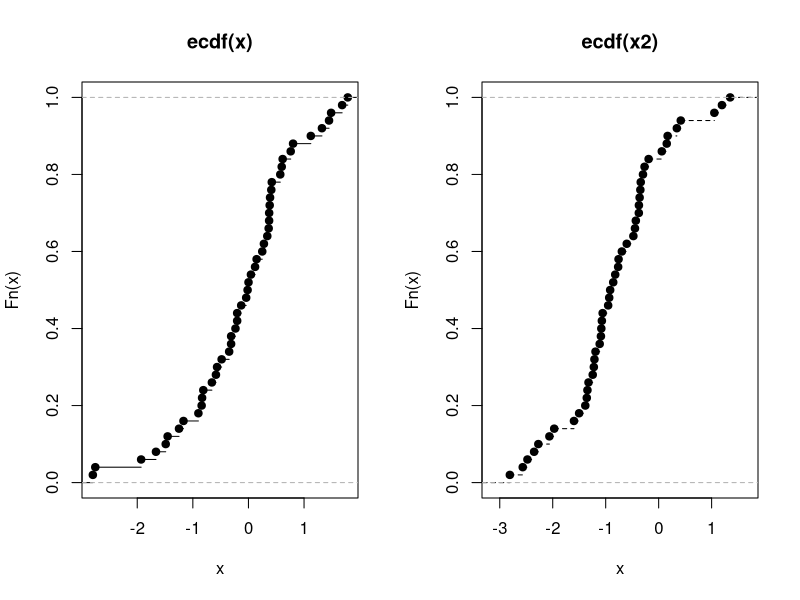
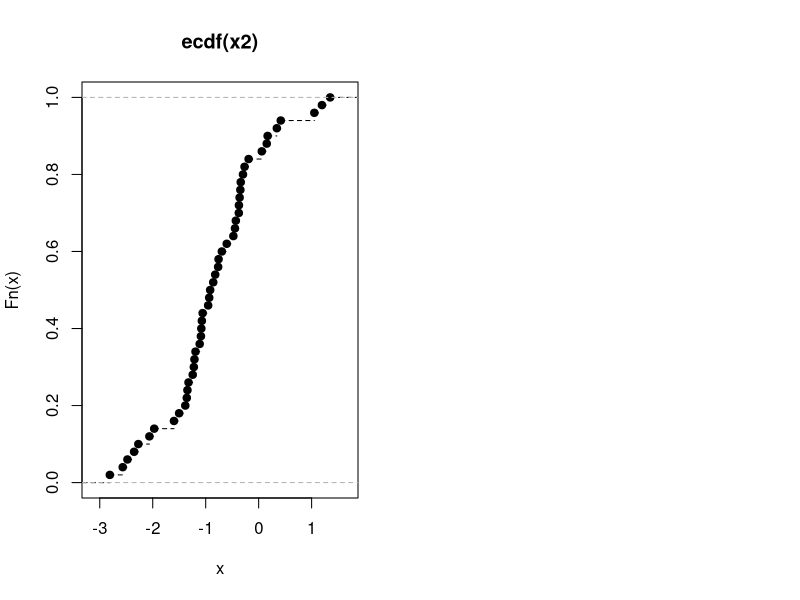

The R source for these figures, in order:
## ---- chunk 1
knitr::opts_chunk$set(echo = TRUE)
## ---- chunk 2
# library(graphics)
require(graphics)

## ---- chunk 3
x <- rnorm(50)
y <- runif(30)

## ---- chunk 4
# Do x and y come from the same distribution?
ks.test(x, y)
## ---- chunk 5
# Does x come from a shifted gamma distribution with shape 3 and rate 2?
ks.test(x+2, "pgamma", 3, 2) # two-sided, exact
## ---- chunk 6
ks.test(x+2, "pgamma", 3, 2, exact = FALSE)
## ---- chunk 7
ks.test(x+2, "pgamma", 3, 2, alternative = "gr")
## ---- chunk 8
# test if x is stochastically larger than x2
x2 <- rnorm(50, -1) #mean=-1, sd=1
## ---- chunk 9
par(mfrow=c(1,2))
plot(ecdf(x), xlim = range(c(x, x2)))
plot(ecdf(x2), ann = TRUE, lty = "dashed")

## ---- chunk 10
plot(ecdf(x2), ann = TRUE, lty = "dashed")

## ---- chunk 11
t.test(x, x2, alternative = "g")
## ---- chunk 12
wilcox.test(x, x2, alternative = "g")
## ---- chunk 13
ks.test(x, x2, alternative = "l")
## ---- chunk 14
ks.test(x, x2, alternative = "gr")
